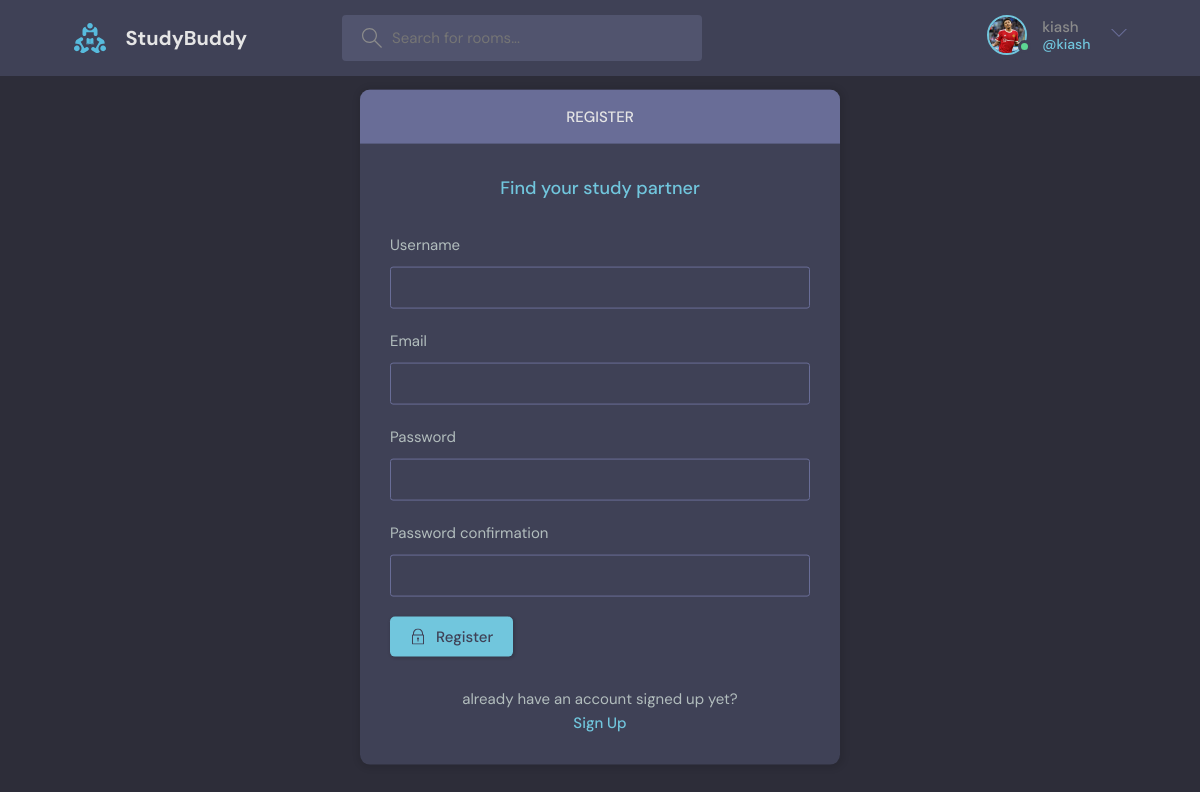
The app's page /register/ (signed in) with its own data.
### core/models.py (models this page shows)
class User(AbstractUser):
    name=models.CharField(max_length=100 , blank=True, null=True)
    email=models.EmailField(max_length=100 , unique=True,blank=True, null=True)
    bio=models.TextField(max_length=100 , blank=True, null=True)
    avatar=models.ImageField(default="avatar.svg", blank=True, null=True)
    USERNAME_FIELD = 'email'
    REQUIRED_FIELDS = []

### core/views.py (the view, shortened to what this page needs)
# urls.py: path('register/',RegisterPage,name='register'),
def RegisterPage(request):
    page='register'
    form=MyUserCreationForm()
    context={
        'form':form,
    }
    return render(request,'core/login_register.html',context)

### core/forms.py
class MyUserCreationForm(UserCreationForm):
    class Meta:
        model = User
        fields = ('username', 'email', 'password1', 'password2')

### core/templates/core/login_register.html (shortened to what this page needs)
{% extends 'base.html' %}
{% load static %}
{% block content %}
    <main class="auth layout">
      {% if page == 'login' %}
        <div class="container">
          <div class="layout__box">
            <div class="layout__boxHeader">
              <div class="layout__boxTitle">
                <h3>Login</h3>
              </div>
            </div>
            <div class="layout__body">
              <h2 class="auth__tagline">Find your study partner</h2>
              <form class="form" action="" method="POST">
                {% csrf_token %}
                <div class="form__group form__group">
                  <label for="room_name">Email:</label>
                  <input id="username" name="email" type="text" placeholder="e.g. Kiash Kiash" />
                </div>
                <div class="form__group">
                  <label for="password">Password</label>
                  <input
                    id="password"
                    name="password"
                    type="password"
                    placeholder="&bull;&bull;&bull;&bull;&bull;&bull;&bull;&bull;"
                  />
                </div>
                <button class="btn btn--main" type="submit">
                  <svg
                    version="1.1"
                    xmlns="http://www.w3.org/2000/svg"
                    width="32"
                    height="32"
                    viewBox="0 0 32 32"
                  >
                    <title>lock</title>
                    <path
                      d="M27 12h-1v-2c0-5.514-4.486-10-10-10s-10 4.486-10 10v2h-1c-0.553 0-1 0.447-1 1v18c0 0.553 0.447 1 1 1h22c0.553 0 1-0.447 1-1v-18c0-0.553-0.447-1-1-1zM8 10c0-4.411 3.589-8 8-8s8 3.589 8 8v2h-16v-2zM26 30h-20v-16h20v16z"
                    ></path>
                    <path
                      d="M15 21.694v4.306h2v-4.306c0.587-0.348 1-0.961 1-1.694 0-1.105-0.895-2-2-2s-2 0.895-2 2c0 0.732 0.413 1.345 1 1.694z"
                    ></path>
                  </svg>
                  Login
                </button>
              </form>
              <div class="auth__action">
                <p>Haven't signed up yet?</p>
                <a href="{% url 'core:register' %}" class="btn btn--link">Sign Up</a>
              </div>
            </div>
          </div>
        </div>
      {% else %}
      <div class="container">
        <div class="layout__box">
          <div class="layout__boxHeader">
            <div class="layout__boxTitle">
              <h3>Register</h3>
            </div>
          </div>
          <div class="layout__body">
            <h2 class="auth__tagline">Find your study partner</h2>
            <form class="form" action="" method="POST">
              {% for field in form %}
              <div class="form__group form__group">
                <label for="room_name">{{field.label}}</label>
                {{field }}
              </div>
              {% endfor %}
              <button class="btn btn--main" type="submit">
                Register
              </button>
            </form>
            <div class="auth__action">
              <p>already have an account signed up yet?</p>
              <a href="{%  url 'core:login' %}" class="btn btn--link">Sign Up</a>
            </div>
          </div>
        </div>
      </div>
      {% endif %}
    </main>
{% endblock %}

### templates/nav.html (shortened to what this page needs)
{%load static %}
  <header class="header header--loggedIn">
    <div class="container">
      <a href="{%  url 'core:home' %}" class="header__logo">
        <img src="{% static 'images/logo.svg'  %}" />
        <h1>StudyBuddy</h1>
      </a>
      <form class="header__search" method="GET"  action="{% url 'core:home' %}">
        <label>
          <input type="text" name="q" placeholder="Search for rooms..." />
        </label>
      </form>
      <nav class="header__menu">
        {% if request.user.is_authenticated  %}
          <div class="header__user">
            <a href="{% url 'core:update-user' %}">
              <div class="avatar avatar--medium active">
                <img src="{{request.user.avatar.url}}" />
              </div>
              <p>{{request.user.username}} <span>@{{request.user.username}}</span></p>
            </a>
            <button class="dropdown-button">
              <svg version="1.1" xmlns="http://www.w3.org/2000/svg" width="32" height="32" viewBox="0 0 32 32">
                <title>chevron-down</title>
                <path d="M16 21l-13-13h-3l16 16 16-16h-3l-13 13z"></path>
              </svg>
            </button>
          </div>
        {% else %}
          <a href="{% url 'core:login' %}">
            <img src="{% static  'images/avatar.svg' %}"/>
            <p>Login</p>
          </a>
        {% endif %}
      </nav>
    </div>
  </header>

### records on screen
User: user.avatar (picture), user.username "kiash"

### other values on screen
{{ field.label }} "Username" "Email" "Password" "Password confirmation"
